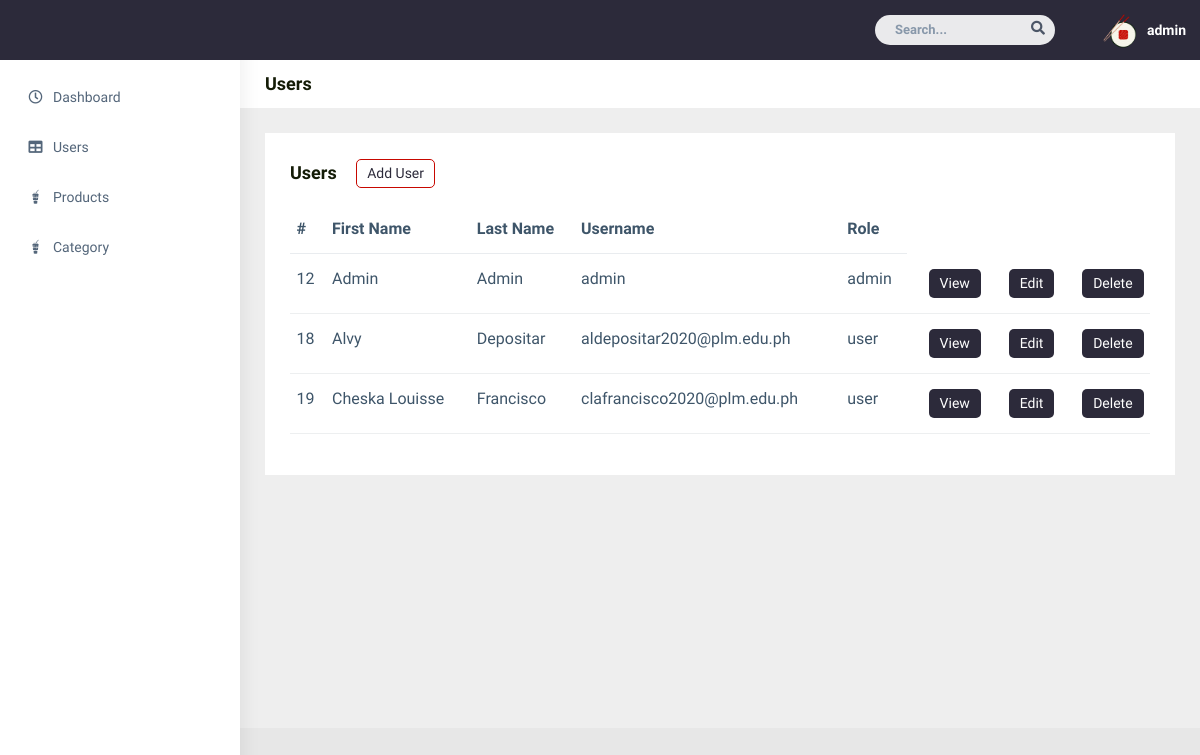
The app's page /admin/users.php (signed in) with its own data.
### tables this page shows
CREATE TABLE `info_accts` (
  `id` int(11) NOT NULL,
  `firstname` varchar(255) DEFAULT NULL,
  `lastname` varchar(255) DEFAULT NULL,
  `birthday` date DEFAULT NULL,
  `username` varchar(255) DEFAULT NULL,
  `phone` varchar(255) DEFAULT NULL,
  `password` varchar(255) DEFAULT NULL,
  `role` int(11) DEFAULT NULL,
  `house` varchar(255) DEFAULT NULL,
  `city` varchar(255) DEFAULT NULL,
  `province` varchar(255) DEFAULT NULL,
  `zip` int(11) DEFAULT NULL
);

### admin/users.php (the view, shortened to what this page needs)
<?php
    include "../conn.php";
    $username = $_SESSION['username'];
    $query="SELECT * FROM info_accts";
    $result=mysqli_query($conn,$query);
?>
<!DOCTYPE html>
<html dir="ltr" lang="en">
<head>
    <link href="../css/style.min.css" rel="stylesheet">
    <link href="../css/pagestyles.css" rel="stylesheet">
</head>
<body>
    <div id="main-wrapper" data-layout="vertical" data-navbarbg="skin5" data-sidebartype="full"
        data-sidebar-position="absolute" data-header-position="absolute" data-boxed-layout="full">
        <header class="topbar" data-navbarbg="skin5">
            <nav class="navbar top-navbar navbar-expand-md navbar-dark">
                <div class="navbar-collapse collapse" id="navbarSupportedContent" data-navbarbg="skin5">
                    <ul class="navbar-nav ms-auto d-flex align-items-center">
                        <li class=" in">
                            <form role="search" class="app-search d-none d-md-block me-3">
                                <input type="text" placeholder="Search..." class="form-control mt-0">
                                <a href="" class="active">
                                    <i class="fa fa-search"></i>
                                </a>
                            </form>
                        </li>
                        <li>
                            <a class="profile-pic" href="#">
                            <div class="dropdown">
                            <img src="../img/logo.png" alt="user-img" width="36"
                                class="img-circle"><span class="text-white font-medium"><?php echo $username ?></span></a>
                            </div>
                </div>
        <aside class="left-sidebar" data-sidebarbg="skin6">
            <div class="scroll-sidebar">
                <nav class="sidebar-nav">
                    <ul id="sidebarnav">
                        <li class="sidebar-item pt-2">
                            <a class="sidebar-link waves-effect waves-dark sidebar-link" href="dashboard.php"
                                aria-expanded="false">
                                <i class="far fa-clock" aria-hidden="true"></i>
                                <span class="hide-menu">Dashboard</span>
                            </a>
                        </li>
                        <li class="sidebar-item">
                            <a class="sidebar-link waves-effect waves-dark sidebar-link" href="users.php"
                                aria-expanded="false">
                                <i class="fa fa-table" aria-hidden="true"></i>
                                <span class="hide-menu">Users</span>
                            </a>
                        </li>
                        <li class="sidebar-item">
                            <a class="sidebar-link waves-effect waves-dark sidebar-link" href="products.php"
                                aria-expanded="false">
                                <i class="fab fa-gulp" aria-hidden="true"></i>
                                <span class="hide-menu">Products</span>
                            </a>
                        </li>
                        <li class="sidebar-item">
                            <a class="sidebar-link waves-effect waves-dark sidebar-link" href="category.php"
                                aria-expanded="false">
                                <i class="fab fa-gulp" aria-hidden="true"></i>
                                <span class="hide-menu">Category</span>
                            </a>
                        </li>
                    </ul>
                </nav>
            </div>
        </aside>
        <div class="page-wrapper">
            <div class="page-breadcrumb bg-white">
                <div class="row align-items-center">
                    <div class="col-lg-3 col-md-4 col-sm-4 col-xs-12">
                    <h4 class="page-title">Users</h4>
                    </div>
                </div>
            </div>
            <div class="container-fluid">
                <div class="row">
                    <div class="col-sm-12">
                        <div class="white-box">
                            <h3 class="box-title">Users
                                <a href="add-user.php">
                                    <button class="btn btn-border">Add User</button>
                                </a>
                            </h3>
                            <div class="table-responsive">
                                <table class="table text-nowrap">
                                    <thead>
                                        <tr>
                                            <th class="border-top-0">#</th>
                                            <th class="border-top-0">First Name</th>
                                            <th class="border-top-0">Last Name</th>
                                            <th class="border-top-0">Username</th>
                                            <th class="border-top-0">Role</th>
                                        </tr>
                                    </thead>
                                    <tbody>
                                        <?php
                                            if(mysqli_num_rows($result) > 0) {
                                                while($row = mysqli_fetch_assoc($result)){
                                        ?>
                                        <tr>
                                            <td><?php echo $row['id'];?></td>
                                            <td><?php echo $row['firstname']; ?></td>
                                            <td><?php echo $row['lastname']; ?></td>
                                            <td><?php echo $row['username']; ?></td>
                                            <td><?php if ($row['role'] == 1){
                                                        echo "admin";
                                                    }else if ($row['role'] == 2) {
                                                        echo "user";
                                                    } ?>
                                            </td>
                                            <td class="col-1">
                                            <a class="btn btn-solid" href="view-user.php?id=<?php echo $row['id']; ?>">View</a>
                                            </td>
                                            <td class="col-1">
                                            <a class="btn btn-solid" href="edit-user.php?edit=<?php echo $row['id']; ?>">Edit</a>
                                            </td>
                                            <td class="col-1">
                                            <a class="btn btn-solid" href="delete-user.php?id=<?php echo $row['id']; ?>">Delete</a>
                                            </td>
                                        </tr>
                                        <?php
                                                }
                                            }
                                        ?>
                                    </tbody>
                                </table>
                            </div>
                        </div>
                    </div>
                </div>
            </div>
        </div>
</body>
</html>

### css/pagestyles.css (style rules this page uses)
body { font: 14px sans-serif; background-color: #e7e7e7; color: #141C07; }
.btn-border { background-color: #fff; color: #2C2A3A; border: 1px solid #C70800; border-radius: 5px; padding: 3px 10px; margin-left: 15px; }
.btn-solid { background-color: #2C2A3A; color: #fff; border-radius: 5px; padding: 3px 10px; margin-left: 15px; }

### admin/users.php (style rules this page uses)
* { font-family: "Readex Pro"; }
.dropdown { position: relative; display: inline-block; }

### records on screen
info_accts: id "12", firstname "Admin", lastname "Admin", username "admin", role "admin"
info_accts: id "18", firstname "Alvy", lastname "Depositar", username "aldepositar2020@plm.edu.ph", role "user"
info_accts: id "19", firstname "Cheska Louisse", lastname "Francisco", username "clafrancisco2020@plm.edu.ph", role "user"

### other values on screen
$username "admin"
